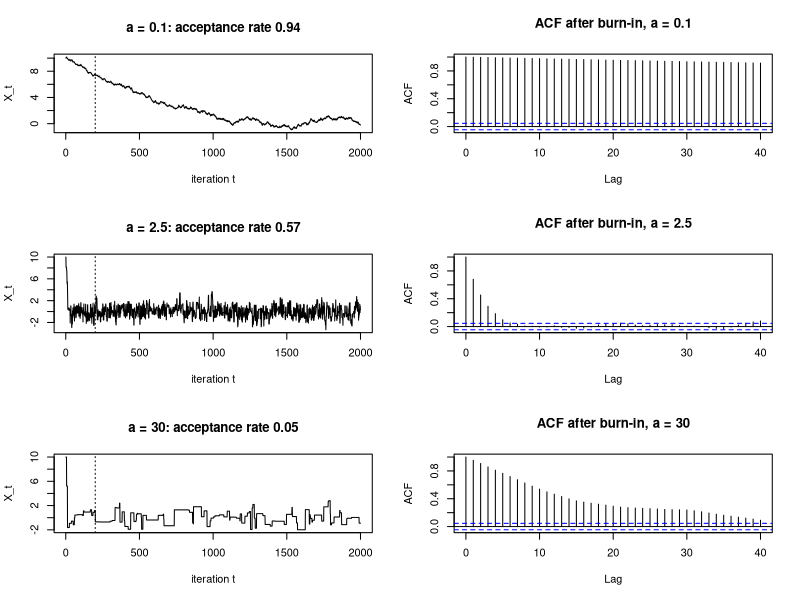

Recreate this plot in R.
# Random walk Metropolis for the N(0, 1) target with uniform proposals on (x - a, x + a):
# trace plots and autocorrelations for three window half-widths.
set.seed(0)
rwm <- function(a, n = 2000, x0 = 10) {
  X <- numeric(n); X[1] <- x0; acc <- 0
  for (t in 1:(n - 1)) {
    x <- X[t]
    y <- x + (2 * runif(1) - 1) * a
    if (runif(1) < exp((x^2 - y^2) / 2)) {
      X[t + 1] <- y; acc <- acc + 1
    } else {
      X[t + 1] <- x
    }
  }
  list(chain = X, rate = acc / (n - 1))
}

par(mfrow = c(3, 2))
burn <- 200
for (a in c(0.1, 2.5, 30)) {
  fit <- rwm(a)
  plot(fit$chain, type = "l", xlab = "iteration t", ylab = "X_t",
       main = sprintf("a = %g: acceptance rate %.2f", a, fit$rate))
  abline(v = burn, lty = 3)
  acf(fit$chain[-(1:burn)], lag.max = 40, main = sprintf("ACF after burn-in, a = %g", a))
}
